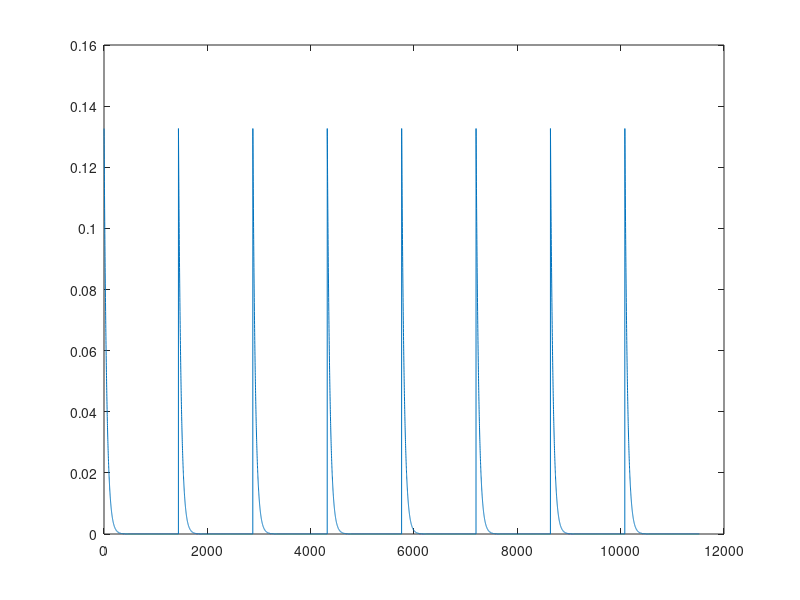

This figure's MATLAB source: (Note: this script raises an error after producing the figure.)
function [PC LC T] = epcmetamodel4(constB,constA,constM,k_PL0)
%EPCMETAMODEL4   Rate constant dynamics for kinetic models (Model3).
%   EPCMETAMODEL4 models temporal changes of place cell-to-low rate cell
%   rate constant (low rate cell-to-place cell rate constant is kept fixed.)
%   It calls EPCKINETICMODEL for each day and hour (two nested cycles).
%   EPCKINETICMODEL simulates one hour with given rate constants.
%
%   EPCMETAMODEL4 simulates rate constant changes as follows. Each day
%   begins with an abrupt increase, followed by an exponential decay. The
%   dynamics is of the form exp(-bt-a). 'b' is the time constant of the
%   decay and 'a' controls the extent of the increase (similar to
%   EPCMETAMODEL). On the other hand, an abrupt decreaswe of place cell
%   percentage is implemented concurrently with the abrupt rate constant
%   change (multiplication by constant 'M', similar to EPCMETAMODEL2).
%
%   [PC LC T] = EPCMETAMODEL4(B,A,M) runs the model with the constants
%   given as  input arguments. It returns the dynamics of place cells (PC)
%   and low rate cells (LC) with their corresponding time vector (T).
%
%   [PC LC T] = EPCMETAMODEL(B,A,M,K_PL0) takes the initial PC to LC rate
%   constant as fourth input argument.
%
%   Initial rate constants and concentrations represent a steady state
%   system, where place cells constitute 70.75% of all cells. Initial PC to
%   LC rate constant determines LC to PC rate constant based on the initial
%   steady state (kept constant afterwards). It also determines the value
%   the PC to LC rate constant converges to after every abrupt increase
%   (since convergence is to steady state).
%
%   See also EPCKINETICMODEL, EPCMETAMODEL2, EPCFIT4 and EPCERROR4.

% Input argument check
error(nargchk(0,4,nargin))
if nargin < 4
    k_PL0 = 0.00001;
end
if nargin < 3
    constM = 0.8;
end
if nargin < 2
    constA = 2;
end
if nargin < 1
    constB = 0.02;
end

% Equilibrium rate constants
k_LP0 = 70.75 / (100 - 70.75) * k_PL0;   % 70.75% PC based on real data; steady state

% Generate rate constant dynamics
x = 1:24*60;
ex = exp(-constB*x-constA);
k_PL = k_PL0 + ex;
for dys = 2:8
    k_PL = [k_PL ex+k_PL(end)];
end
k_PL = [k_PL k_PL(end) k_PL(end)];   % we need two more elements for the loop
figure;
plot(k_PL)

% First run
pc = 70.75;
[PC LC T] = epckineticmodel(pc,k_PL0*ones(1,61),k_LP0,0);

% Loop days and hours (resolution will be minutes)
for dys = 1:8
%     disp(dys)
    for hrs = 1:24
        if isequal(hrs,1)
            pc = PC(end) * constM;   % abrupt decrease
        else
            pc = PC(end);   % start from last concentration
        end
        t0 = (dys - 1) * 24 * 60 + (hrs - 1) * 60 + 1;
        t1 = t0 + 61;
        [PCt LCt Tt] = epckineticmodel(pc,k_PL(t0:t1),k_LP0,0);
        PC = [PC PCt];   %#ok<AGROW>
        LC = [LC LCt];   %#ok<AGROW>
        T = [T Tt+(dys-1)*24*60+hrs*60];   %#ok<AGROW>
    end
%     close all
end

% Get the series of check points
cps = 60 + [0 30 3*60 3*24*60 3*24*60+30 3*24*60+3*60 7*24*60 7*24*60+30 7*24*60+3*60];
pcs = arrayfun(@(s)PC(find(T<s,1,'last')),cps);
lcs = arrayfun(@(s)LC(find(T<s,1,'last')),cps);

% Real data
realPC = [70.75 53.85 59.80 51.79 39.81 41.67 27.66 13.48 30.12];

% Least square error
R = sum((pcs-realPC).^2);
disp(R)

% Plot
close all
figure
hold on
P1 = plot(T,LC,'b');
P2 = plot(T,PC,'r');
plot(cps,realPC,'ko')
legend([P2 P1],{'place cell' 'low rate cell'})
% keyboard

% Supress output
if nargout == 0
    clear
end